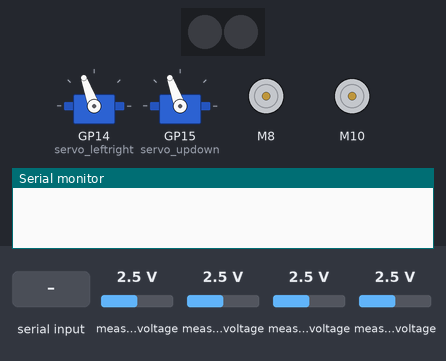
The sketch below on a simulated Raspberry Pi Pico. Shown: 2 RGB LEDs in strip order, left to right, 2 × servo, 2 × DC motor (green arrow = forward, orange = backward, longer = faster), the last lines printed to the serial monitor. Inputs (shaded band) come from the test bench; at power-on: measured voltage 2.5 V. Dim RGB values are drawn brighter than linear.

Above: at 1.2 s.
1.3 s: "O" received over the second serial link
At 1.64 s:
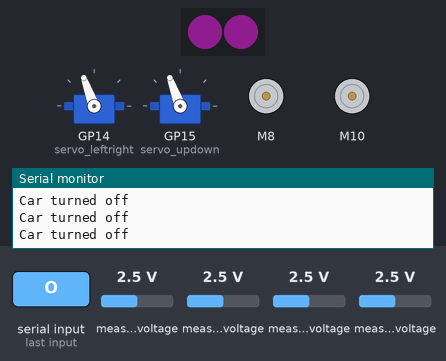
4.3 s: measured voltage (sensor 200) set to 2.1 V
At 7.04 s:
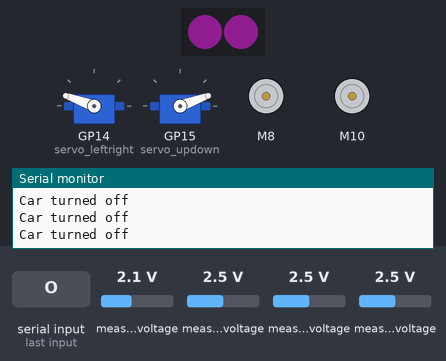
7.3 s: measured voltage (sensor 201) set to 2 V
10.3 s: measured voltage (sensor 201) set to 1.7 V
At 10.81 s:
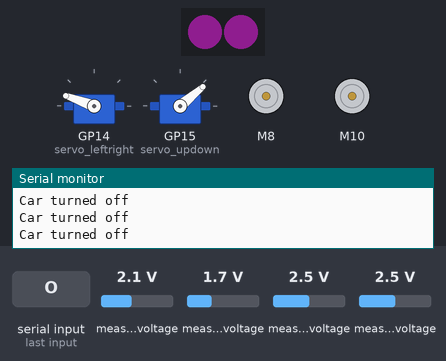
13.3 s: measured voltage (sensor 202) set to 2.2 V
At 13.5 s:
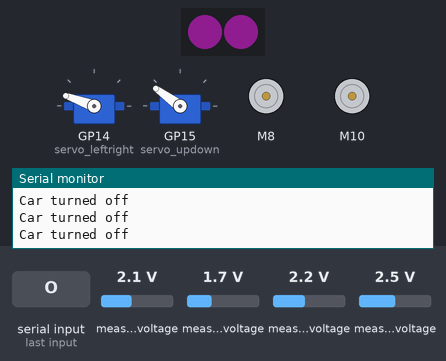
16.3 s: measured voltage (sensor 203) set to 0.1 V
At 19.98 s:
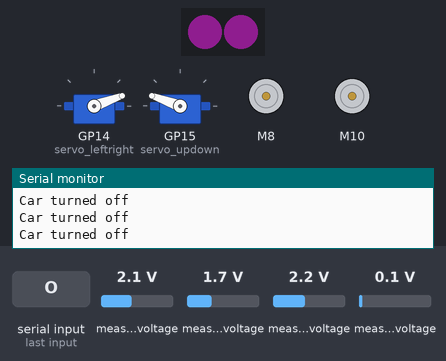
Timing chart, 0 to 20.3 s (numbered marks = the images above; inputs shaded):
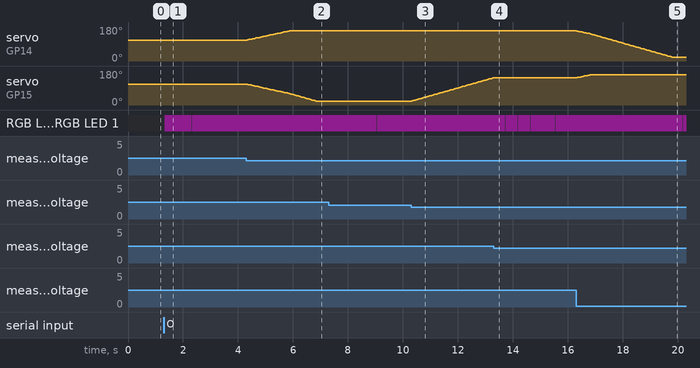

The sketch:

Solar_Tracking_Robot_Car.ino
```cpp
#include <Adafruit_NeoPixel.h>
#include <Servo.h>
#include "CytronMotorDriver.h"
#include "ADS1X15.h"

//VCC -> 3.3v
//GND -> GND
//RX(5) -> HC-05 TX
//TX(4) -> HC-05 RX
#define RX_PIN 5
#define TX_PIN 4
#define NUM_LEDS 2
#define LED_PIN 18


int Button = 20;

int buttonState = 0;

boolean buttonFlag = false;

char val;

int16_t top_r;
int16_t top_l;
int16_t bot_r;
int16_t bot_l;
int avgtop;
int avgbot;
int avgleft;
int avgright;
int diffelev;
int diffazi;

int DEFAULT_ANGLE = 120;
int THRESHOLD_VALUE = 1000;
int SERVO_MIN = 20;
int SERVO_MAX = 160;
int SERVO_SMOOTH = 15;

CytronMD motor1(PWM_PWM, 8, 9);   // PWM 1A = Pin 8, PWM 1B = Pin 9.
CytronMD motor2(PWM_PWM, 10, 11); // PWM 2A = Pin 10, PWM 2B = Pin 11.

Adafruit_NeoPixel pixels(NUM_LEDS, LED_PIN, NEO_GRB + NEO_KHZ800);

ADS1115 ADS(0x48, &Wire); //SCL 0, SCA 0 || &Wire1 -> SCL 1, SDA 1

Servo servo_leftright;
Servo servo_updown;

void setup() {

  Serial.begin(9600);

  Serial2.setRX(RX_PIN);
  Serial2.setTX(TX_PIN);

  Serial2.begin(9600);

  pinMode(Button, INPUT_PULLUP);

  //Neopixle LED
  pixels.begin();
  pixels.show(); // Initialize all pixels to off
  pixels.setBrightness(20);
}

void loop() {

  if (Serial.available()) {
    Serial2.write(Serial.read());
  }

  if (Serial2.available()) {
    val = Serial2.read();
  }

  switch (val)
  {
    case 'F':
      // Perform forward operation
      //  Serial.println("Car moving forward");

      //  for (int i = 0; i < NUM_LEDS; i++) {
      //   pixels.setPixelColor(i, pixels.Color(0, 255, 0));
      //  }
      // pixels.show();
      // delay(100);

      // pixels.clear();
      // pixels.show();

      motor1.setSpeed(-255);
      motor2.setSpeed(-255);
      break;

    case 'B':
      // Perform backward operation
      //      Serial.println("Car moving backward");

      //      for (int i = 0; i < NUM_LEDS; i++) {
      //        pixels.setPixelColor(i, pixels.Color(0, 0, 255));
      //      }
      //      pixels.show();
      //      delay(100);
      //
      //      pixels.clear();
      //      pixels.show();

      motor1.setSpeed(255);
      motor2.setSpeed(255);
      break;

    case 'L':
      // Perform left operation
      //      Serial.println("Car turning left");
      //
      //      pixels.setPixelColor(0, pixels.Color(0, 0, 255));
      //
      //      pixels.show();
      //      delay(100);
      //
      //      pixels.clear();
      //      pixels.show();

      motor1.setSpeed(255);
      motor2.setSpeed(-255);

      break;

    case 'R':
      // Perform right operation
      //      Serial.println("Car turning right");
      //
      //      pixels.setPixelColor(1, pixels.Color(0, 0, 255));
      //
      //      pixels.show();
      //      delay(100);
      //
      //      pixels.clear();
      //      pixels.show();

      motor1.setSpeed(-255);
      motor2.setSpeed(255);

      break;

    case 'S':
      // Perform stop operation
      //      Serial.println("Car stopped");
      //
      //      for (int i = 0; i < NUM_LEDS; i++) {
      //        pixels.setPixelColor(i, pixels.Color(255, 10, 10));
      //      }
      //      pixels.show();
      //      delay(100);
      //
      //      pixels.clear();
      //      pixels.show();

      motor1.setSpeed(0);
      motor2.setSpeed(0);

      break;

    case 'O':
      // Perform off operation
      Serial.println("Car turned off");

      for (int i = 0; i < NUM_LEDS; i++) {
        pixels.setPixelColor(i, pixels.Color(191, 39, 191));
      }
      pixels.show();
      delay(100);

      pixels.clear();
      pixels.show();

      motor1.setSpeed(0);
      motor2.setSpeed(0);

      break;
  }
}

// Running on core1
void setup1() {

  //ADS1115
  ADS.begin(0, 1);   // SDA (Pin 0), SCL(Pin 1)
  ADS.setDataRate(7);  // 0 = slow   4 = medium   7 = fast
  ADS.setMode(0);      // continuous mode
  ADS.setGain(1);

  //Servo
  servo_leftright.attach(14);
  servo_updown.attach(15);

  servo_leftright.write(110);
  servo_updown.write(110);
}

void loop1() {
  automaticsolartracker();
}

void automaticsolartracker() {
  top_r = ADS.readADC(0); //top right
  bot_r = ADS.readADC(1); //bot right
  top_l = ADS.readADC(2); //top left
  bot_l = ADS.readADC(3); //bot left

  avgtop = (top_r + top_l) / 2;
  avgbot = (bot_r + bot_l) / 2;
  avgleft = (top_l + bot_l) / 2;
  avgright = (top_r + bot_r) / 2;

  diffelev = avgtop - avgbot;
  diffazi = avgright - avgleft;

  if (abs(diffazi) >= THRESHOLD_VALUE) {
    if (diffazi < 0) {
      if (servo_leftright.read() < SERVO_MAX) {
        servo_leftright.write((servo_leftright.read() + 2));
        delay(SERVO_SMOOTH);
      }
    }
    if (diffazi > 0) {
      if (servo_leftright.read() > SERVO_MIN) {
        servo_leftright.write((servo_leftright.read() - 2));
        delay(SERVO_SMOOTH);
      }
    }
  }

  if (abs(diffelev) >= THRESHOLD_VALUE) {
    if (diffelev > 0) {
      if (servo_updown.read() < SERVO_MAX) {
        servo_updown.write((servo_updown.read() + 2));
        delay(SERVO_SMOOTH);
      }
    }
    if (diffelev < 0) {
      if (servo_updown.read() > SERVO_MIN) {
        servo_updown.write((servo_updown.read() - 2));
        delay(SERVO_SMOOTH);
      }
    }
  }
}
```

Measured:
- the behaviour switches between 2.3 and 2.2 V on measured voltage (sensor 200) (found by bisection; images 1 and 2)
- the behaviour switches between 1.9 and 1.8 V on measured voltage (sensor 201) (found by bisection; images 2 and 3)
- the behaviour switches between 2.4 and 2.3 V on measured voltage (sensor 202) (found by bisection; images 3 and 4)
- after the input at 4.3 s, servo on GP14 (servo_leftright): moves from 110° to 160° over 1.5 s, starting at once; servo on GP15 (servo_updown): moves from 110° to 20° over 2.5 s, starting after 0.06 s
- after the input at 10.3 s, servo on GP15 (servo_updown): moves from 20° to 144° over 2.9 s, starting at once
- after the input at 13.3 s, servo on GP15 (servo_updown): stays 144° (without the input it goes to 146° after 0.02 s)
- after the input at 16.3 s, servo on GP14 (servo_leftright): moves from 160° to 20° over 3.5 s, starting at once; servo on GP15 (servo_updown): moves from 144° to 160° over 0.44 s, starting after 0.05 s
